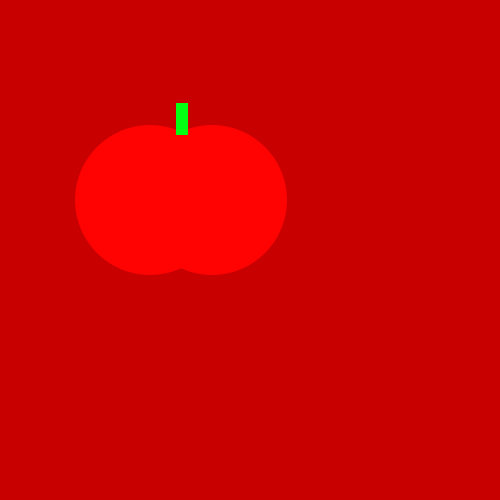
Frame 1 (no input)
Frame 60 (the mouse pressed at the canvas centre just before this capture): identical to frame 1, image omitted
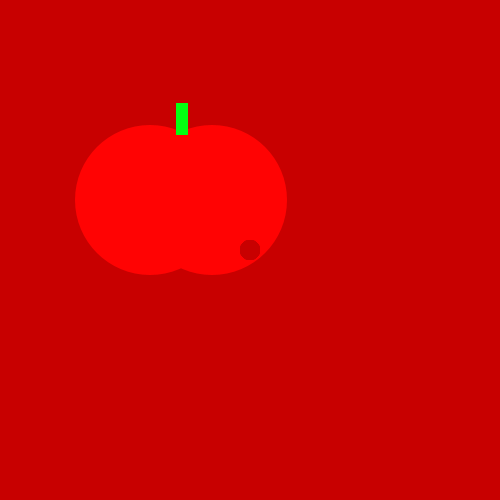
Frame 120 (the mouse held since frame 60 and released just before this capture)

The Processing sketch that drew these frames (run headless with seeded random() and noise(); from frame 60 on, the mouse is pressed at the canvas centre):

// Processing sketch: tasty_tomato
// ── tasty_tomato.pde
void setup() {
    size(500, 500);


    background (200, 0, 0);
    noStroke();
   fill (#FF0303);
    ellipse(150, 200, 150, 150);
    ellipse(212, 200, 150, 150);
    fill (#03FF11);
    rect(176, 103, 12, 32);
} 
    void draw() {
    
      
      if (mousePressed) {
      
     fill (200,0,0);
     
     ellipse(mouseX, mouseY, 20, 20);
    }
    
}
